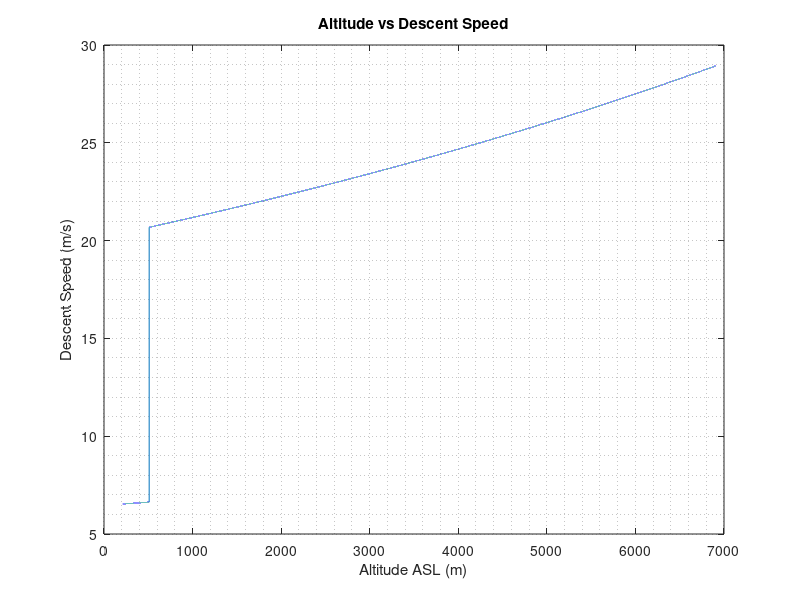
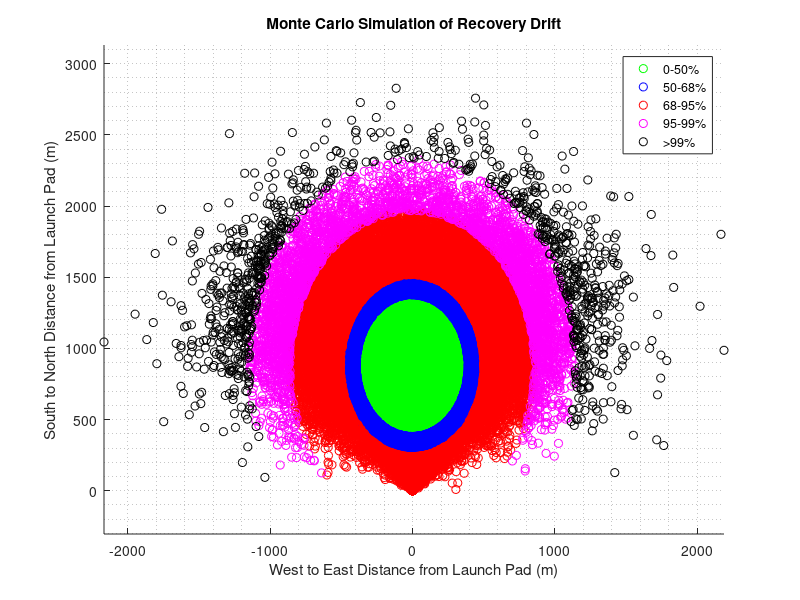

These charts were generated, in order, by the following MATLAB code:
 %% Drift Analysis
% Housekeeping
clc
clear
close all

 %% Notes
% Ideal Terminal Velocties
% Drogue - 18 - 30 m/s
% Main - 4.5 - 7.5 m/s


 %% Rocket Specifications
launchAltitude = 210; % altitude ASL of launch site
apogee = 6700 + launchAltitude; % meters
mass = 3.3; % Mass of Rocket - (kg)
% Main flight mass: 3.3
% Test flight mass: 2.5
% Parachute Test Mass: .545

mainDeployment = 300 + launchAltitude; % Main deployment (m)


 %% Atmospheric Specifications
g = 9.81;
temp = 15 + 273.15; % In Celsius converted to kelvin
rho_0 = 1.225; % Assumes near Sea level conditions
L = 0.0065; % Temperature lapse rate (K/m)
dh = 0.1; % Altitude Resolution

altitudeD = mainDeployment:dh:apogee;
altitudeM = launchAltitude:dh:mainDeployment;

rhoD = rho_0 * (1 - (L .* altitudeD)./temp).^4.2559;
rhoM = rho_0 * (1 - (L .* altitudeM)./temp).^4.2559;


 %% Parachute Specifications

coDragM = 1.25; % Approximate Parachute Coefficient of Drag
coDragD = 0.75; % Approximate Parachute Coefficient of Drag
outerDiaM = 108 / 100; % Parachute Diameter - (cm)
innerDiaM = 11 / 100; % Diameter of Spill Hole - (cm)
outerDiaD = 45.72 / 100; % Parachute Diameter - (cm)
innerDiaD = 0 / 100; % Diameter of Spill Hole - (cm)

areaOctM = 0.828 * (outerDiaM^2 - innerDiaM^2); % Area of parachute - Octagon
areaHexM = 0.866 * (outerDiaM^2 - innerDiaM^2); % Area of parachute - Hexagon
areaCircleM = pi * ( (outerDiaM/2)^2 - (innerDiaM/2)^2 ); % Area of parachute - Circle 
% Octagon & Hexagon measured Across Flats

areaOctD = 0.828 * (outerDiaD^2 - innerDiaD^2); % Area of parachute - Octagon
areaHexD = 0.866 * (outerDiaD^2 - innerDiaD^2); % Area of parachute - Hexagon
areaCircleD = pi * ( (outerDiaD/2)^2 - (innerDiaD/2)^2 ); % Area of parachute - Circle 
% Octagon & Hexagon measured Across Flats



 %% Drag & Terminal Velocity Calculations

subCoefficientM = areaCircleM * coDragM; % Choose circle / oct / hex
subCoefficientD = areaOctD * coDragD; % Choose circle / oct / hex

terminalVelocityM = sqrt((2 .* mass .* g) ./ (rhoM .* ((subCoefficientM) + (subCoefficientD)))); % Terminal Velocity of total system
terminalVelocityD = sqrt((2 .* mass .* g) ./ (rhoD .* subCoefficientD)); % Terminal Velocity just under Drogue
descentTimeD = trapz(altitudeD, 1 ./ terminalVelocityD);
descentTimeM = trapz(altitudeM, 1 ./ terminalVelocityM);
descentTime = descentTimeD + descentTimeM;


 %% Drift Analysis for Monte Carlo Simulations
numSim = 100000; % number of sims for Monte Carlo sim

windDirectionCompass = 180; % degrees, where wind is from, eg. 0 deg = North
windSpeed = 3; % m/s
windSpeedUncertainty = 1.5; % m/s
windDirection = mod(270 - windDirectionCompass, 360); % degrees
windDirectionUncertainty = 20; % degrees

% Normally distributed wind conditions
windSpeedMC = windSpeed + windSpeedUncertainty .* randn(numSim, 1);
windDirectionMC = windDirection + windDirectionUncertainty .* randn(numSim, 1);

windSpeedMC(windSpeedMC < 0) = 0; % Negative values changed to 0

windDirectionRad = deg2rad(windDirectionMC); % Convert to Rad
driftDistance = windSpeedMC .* descentTime; % Total drift distance

driftX = driftDistance .* cos(windDirectionRad); % X and & coordinates for simulated Rocket Drift
driftY = driftDistance .* sin(windDirectionRad);

% Percentiles at 50, 68, 95, 99 of Drift Distance
drift50 = prctile(driftDistance, 50);
drift68 = prctile(driftDistance, 68);
drift95 = prctile(driftDistance, 95);
drift99 = prctile(driftDistance, 99);

% Percentile Ranges at 50, 68, 95, 99 of Drift Distance
index50 = driftDistance <= drift50;
index68 = driftDistance > drift50 & driftDistance <= drift68;
index95 = driftDistance > drift68 & driftDistance <= drift95;
index99 = driftDistance > drift95 & driftDistance <= drift99;
indexMax = driftDistance > drift99;

% Center of landing points
landingPoints = [driftX, driftY];
landingMean = mean(landingPoints);

% Covariance
landingCov = cov(landingPoints);

% Distance of each point from center
delta = landingPoints - landingMean;

mahalDistance = sum((delta / landingCov) .* delta, 2);

% 2D Percentile Distribution
p50 = prctile(mahalDistance, 50);
p68 = prctile(mahalDistance, 68);
p95 = prctile(mahalDistance, 95);
p99 = prctile(mahalDistance, 99);

% 2D Percentile Ranges
idx50 = mahalDistance <= p50;
idx68 = mahalDistance > p50 & mahalDistance <= p68;
idx95 = mahalDistance > p68 & mahalDistance <= p95;
idx99 = mahalDistance > p95 & mahalDistance <= p99;
idxMax = mahalDistance > p99;

 %% Coefficient of Drag Calculator
experimentalTerminalVelocity = 3.53; % Average of three trials
experimentalDragCoefficient = (2 * mass * 9.81) / (rho_0 * experimentalTerminalVelocity^2 * areaCircleM);

 %% Print Statements

fprintf('Experimental Coefficient of Drag %.4f\n', experimentalDragCoefficient)
fprintf('Terminal Velocity is %.2f m/s \nTerminal Velocity under Drogue is %.2f m/s \nDescent Time is %.2f s\n', terminalVelocityM(1),terminalVelocityD(1), descentTime)
fprintf('Simulated Landing Centered Around (%.2f, %.2f) meters\n', landingMean)
fprintf('50%% Likelihood to land within %.2f meters \n32%% Likelihood to land within %.2f meters \n5%% Likelihood to land within %.2f meters \n1%% Likelihood to land within %.2f meters', max(drift50), max(drift68), max(drift95), max(drift99))

 %% Plotting

% Plot for Descent Speed
figure
plot([altitudeM altitudeD], [terminalVelocityM terminalVelocityD])
grid minor
title('Altitude vs Descent Speed')
xlabel('Altitude ASL (m)')
ylabel('Descent Speed (m/s)')

% Plot for Drift Analysis
figure
hold on
scatter(driftX(idx50), driftY(idx50), 'g')
scatter(driftX(idx68), driftY(idx68), 'b')
scatter(driftX(idx95), driftY(idx95), 'r')
scatter(driftX(idx99), driftY(idx99), 'm')
scatter(driftX(idxMax), driftY(idxMax), 'k')

grid minor
axis equal
title('Monte Carlo Simulation of Recovery Drift')
xlabel('West to East Distance from Launch Pad (m)')
ylabel('South to North Distance from Launch Pad (m)')
legend('0-50%', '50-68%', '68-95%', '95-99%', '>99%')
